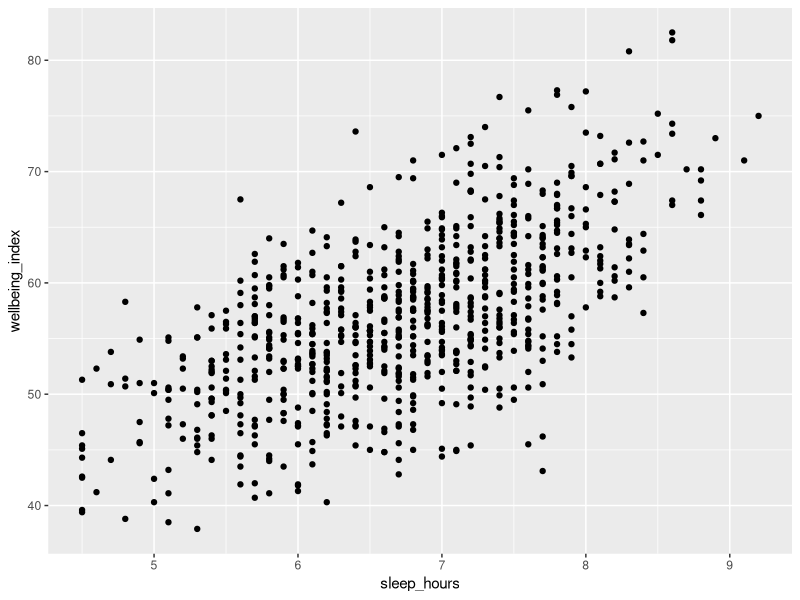
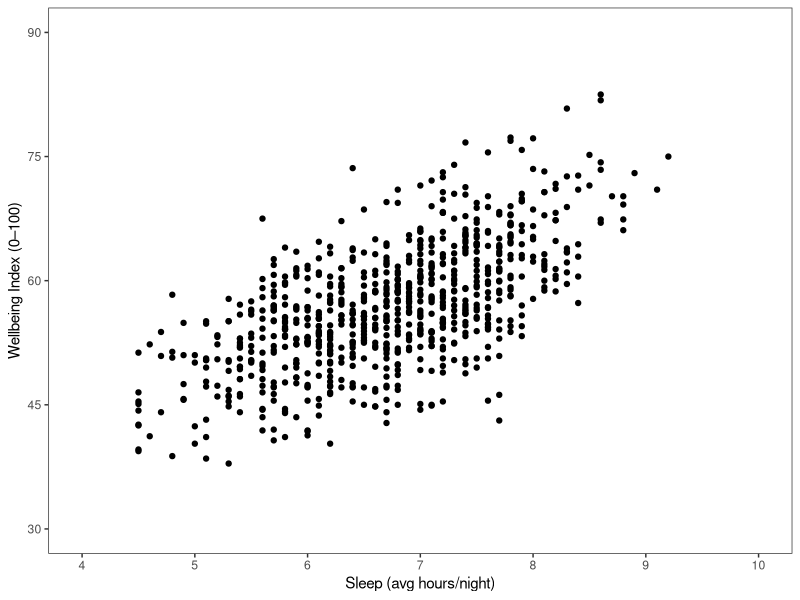
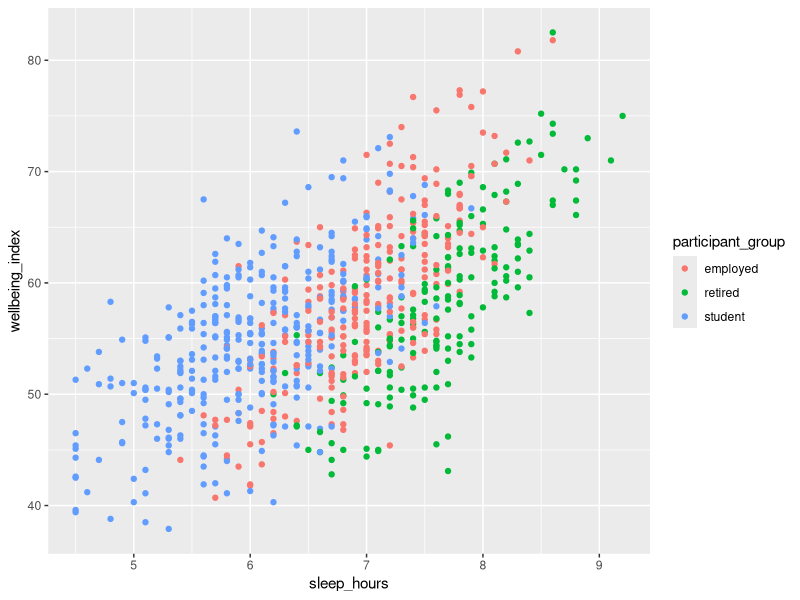
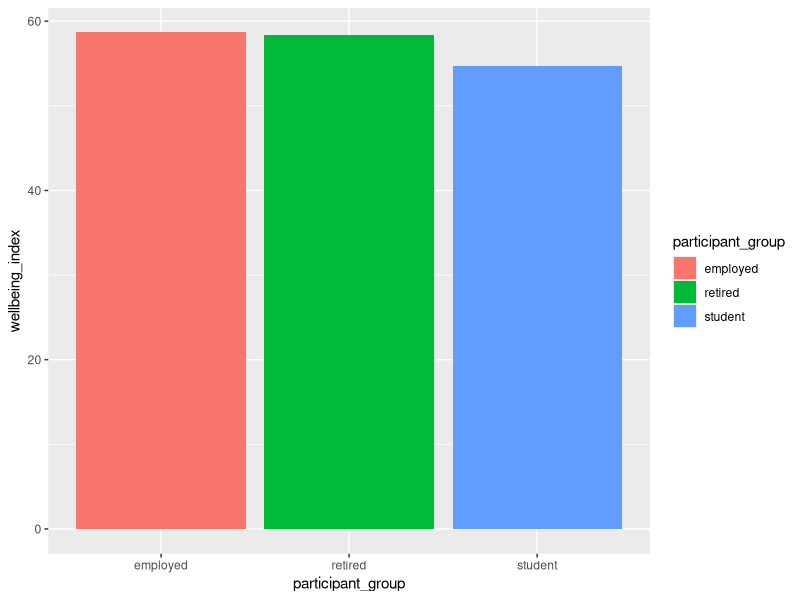
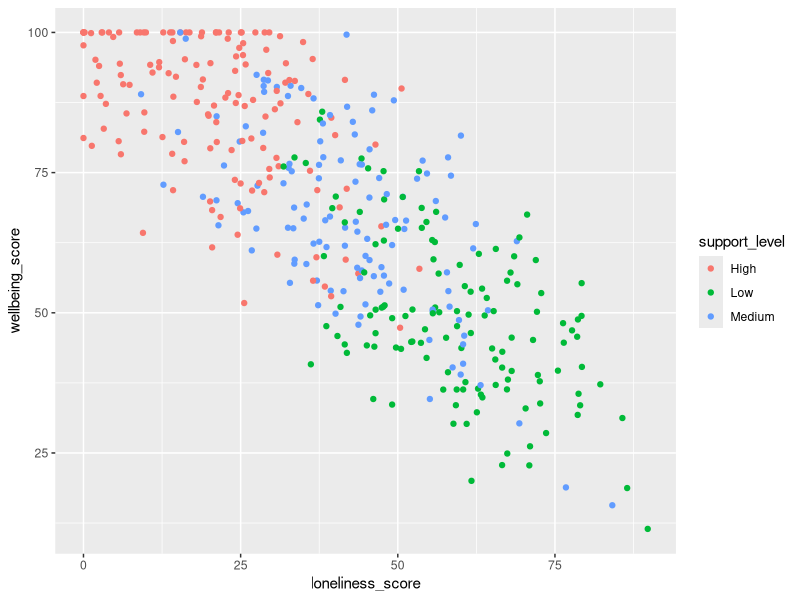
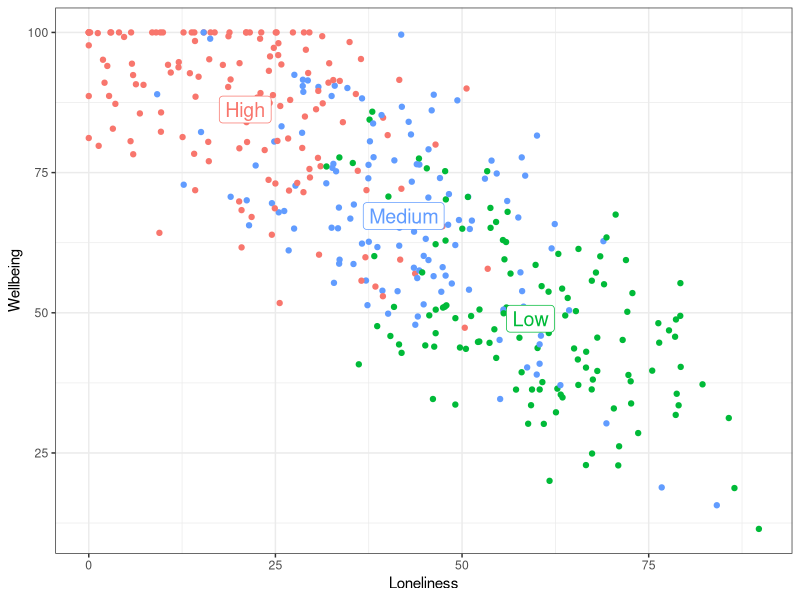
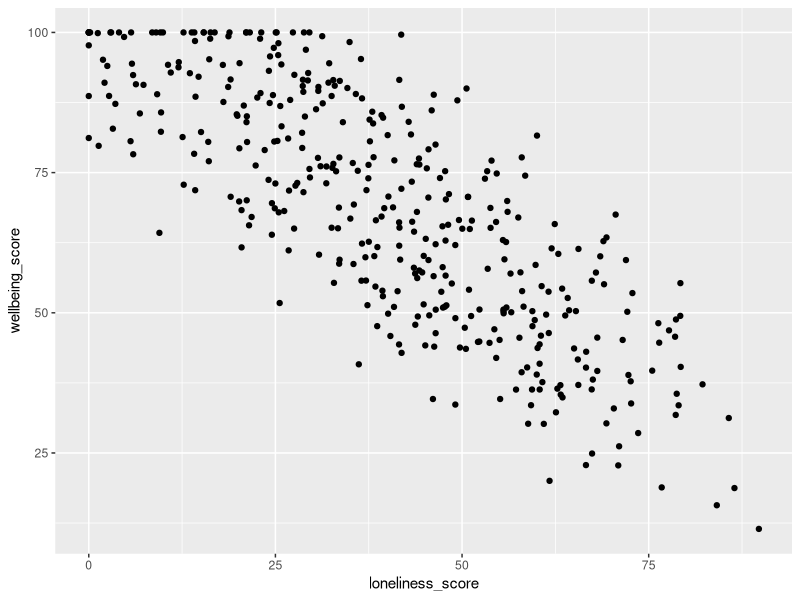
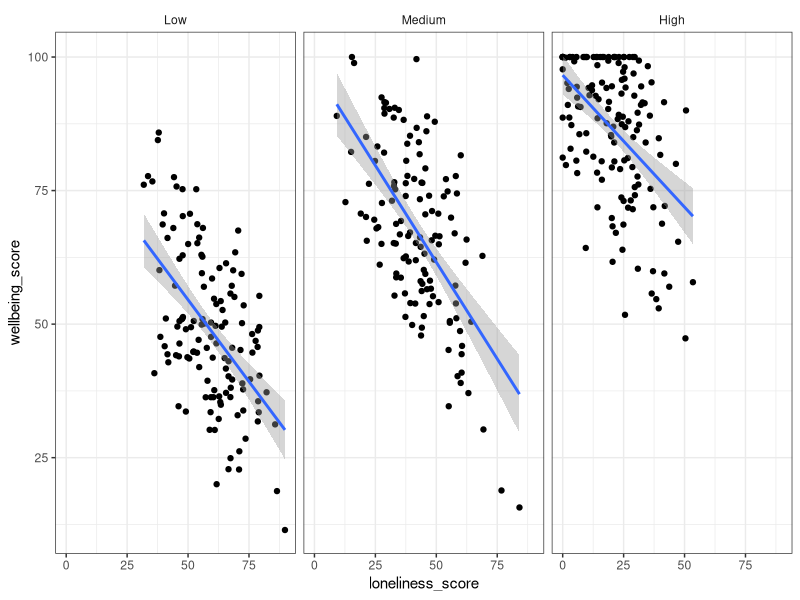

Write the R code that produced these figures, in order.
## ---- chunk 1
#| include: false
library(tidyverse)
library(here)
library(viridis)   # viridis palettes
library(RColorBrewer) # brewer palettes
library(patchwork) # combine plots
## ---- chunk 2
#| include: false
wellbeing <- read_csv(here("data-vis", "data", "wellbeing_dataset.csv")) 
therapy <- read_csv(here("data-vis", "data", "therapy_dataset.csv")) 
## ---- chunk 3
head(wellbeing)
head(therapy)
## ---- chunk 4
library(viridis)   # viridis palettes
library(RColorBrewer) # brewer palettes
library(patchwork) # combine plots
## ---- chunk 5
ggplot(wellbeing, aes(x = sleep_hours, y = wellbeing_index)) +
  geom_point()
## ---- chunk 6
ggplot(wellbeing, aes(x = sleep_hours, y = wellbeing_index)) +
  geom_point() +
  coord_cartesian(xlim = c(4, 10), ylim = c(30, 90)) +
  scale_x_continuous(breaks = 4:10) +
  scale_y_continuous(breaks = seq(30, 90, by = 15)) +
  labs(x = "Sleep (avg hours/night)", y = "Wellbeing Index (0–100)") +
  theme_bw() +
  theme(panel.grid = element_blank())
  
## ---- chunk 7
ggplot(wellbeing, aes(x = sleep_hours, y = wellbeing_index)) +
  geom_point(aes(color = participant_group))
## ---- chunk 8
ggplot(wellbeing, aes(x = participant_group, y = wellbeing_index)) +
  stat_summary(aes(fill = participant_group), fun = "mean", geom = "bar")
## ---- chunk 9
ggplot(therapy, aes(x = loneliness_score, y = wellbeing_score)) +
  geom_point(aes(color = support_level))
## ---- chunk 10
#| echo: false

centers <- therapy %>%
  group_by(support_level) %>%
  summarise(
    loneliness_center = mean(loneliness_score, na.rm = TRUE),
    wellbeing_center = mean(wellbeing_score, na.rm = TRUE)
  )

centers
## ---- chunk 11
#| echo: false
ggplot(therapy, aes(x = loneliness_score, y = wellbeing_score)) +
  geom_point(aes(color = support_level), show.legend = FALSE) +
  geom_label(
    data = centers,
    aes(loneliness_center, wellbeing_center, label = support_level, color = support_level),
    size = 5, show.legend = FALSE
  ) +
  labs(x = "Loneliness", y = "Wellbeing") +
  theme_bw()
## ---- chunk 12
#| echo: false
therapy <- therapy %>%
  mutate(support_level = factor(support_level, levels = c("Low", "Medium", "High")))
## ---- chunk 13
ggplot(therapy, aes(x = loneliness_score, y = wellbeing_score)) +
  geom_point()
## ---- chunk 14
#| echo: false
ggplot(therapy, aes(x = loneliness_score, y = wellbeing_score)) +
  facet_wrap(~support_level) +
  geom_point() +
  geom_smooth(method = "lm") +
  theme_bw() +
  theme(strip.background = element_blank())
## ---- chunk 15
ggplot(therapy, aes(x = loneliness_score, y = wellbeing_score)) +
  geom_point()
## ---- chunk 16
#| echo: false
ggplot(therapy, aes(x = loneliness_score, y = wellbeing_score)) +
  geom_point(aes(color = sleep_quality), alpha = .8) +
  scale_color_viridis(name = "Sleep Quality", option = "magma", breaks = seq(2, 10, by = 2)) +
  labs(x = "Loneliness", y = "Wellbeing") +
  theme_bw() +
  theme(strip.background = element_blank(),
        legend.position = "top")
## ---- chunk 17
#| echo: false
ggplot(therapy, aes(x = loneliness_score, y = wellbeing_score)) +
  facet_grid(sex ~ therapy, labeller = labeller(
    therapy = ~ paste("Therapy:", .x),
    sex     = ~ paste("Sex:", .x))) +
  geom_point(aes(color = sleep_quality), alpha = .8) +
  scale_color_viridis(name = "Sleep Quality", option = "magma", breaks = seq(2, 10, by = 2)) +
  labs(x = "Loneliness", y = "Wellbeing") +
  theme_bw() +
  theme(strip.background = element_blank(),
        legend.position = "top")
